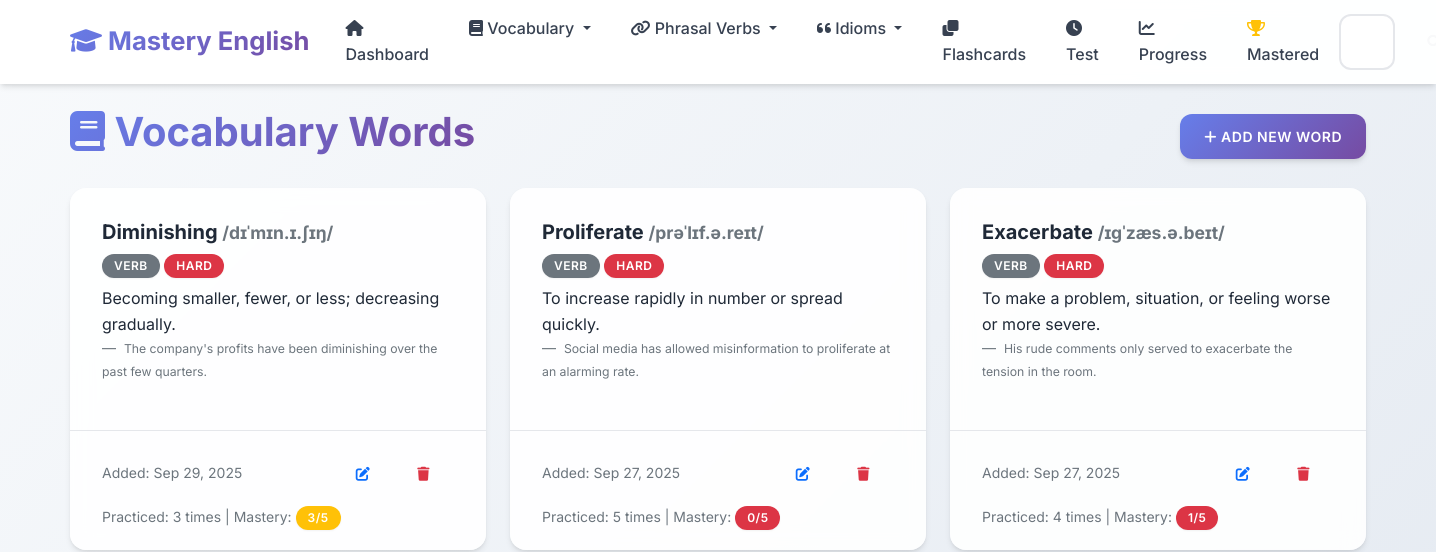
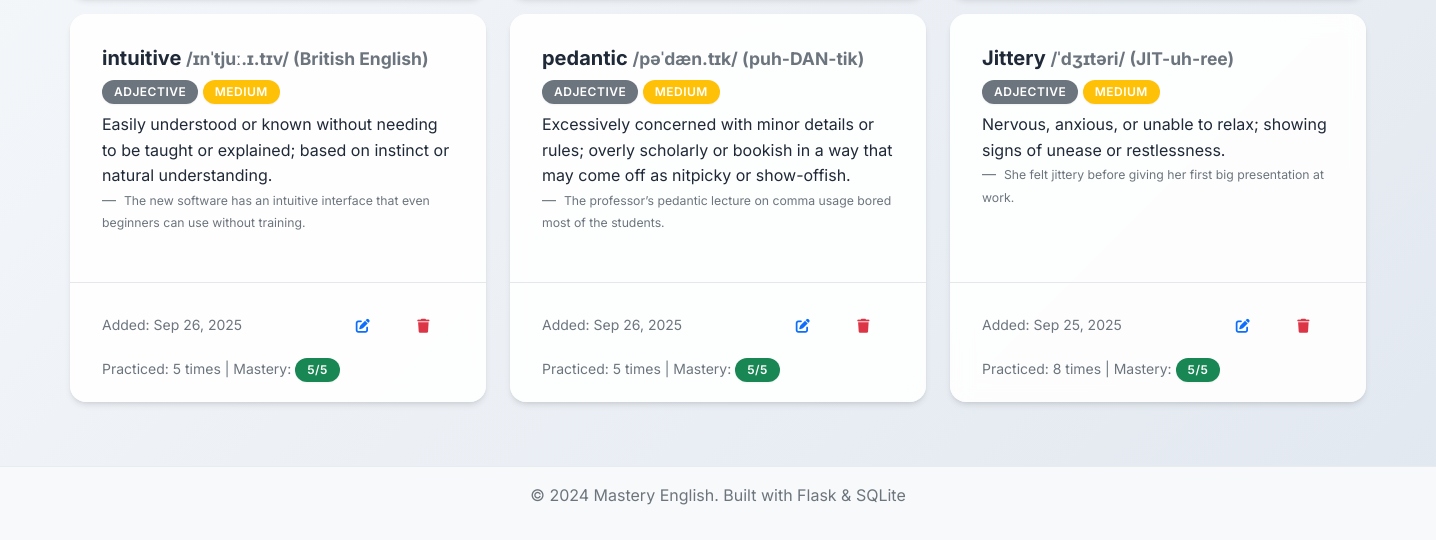
Page /vocabulary on the earlier database version (2 pictures, top to bottom).
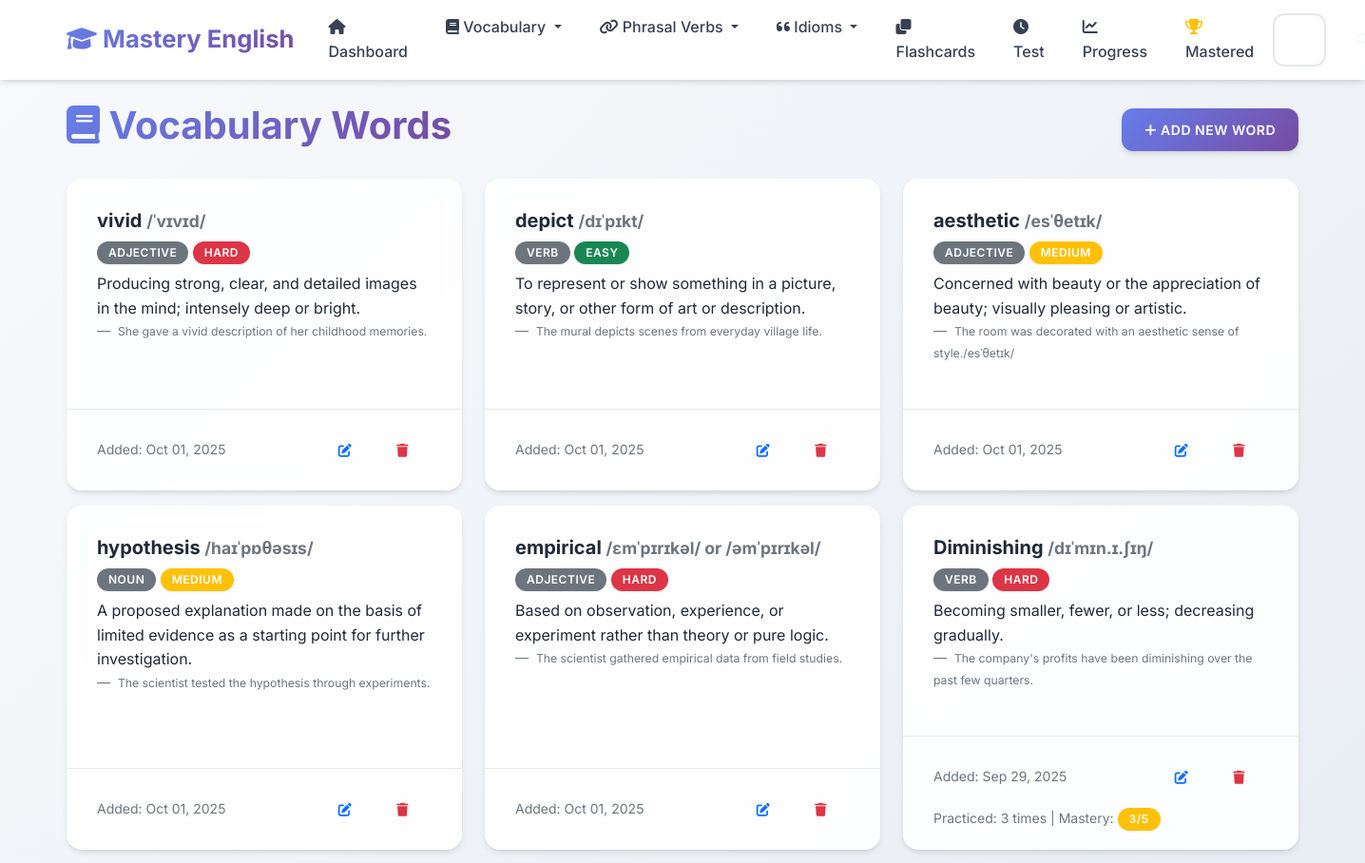
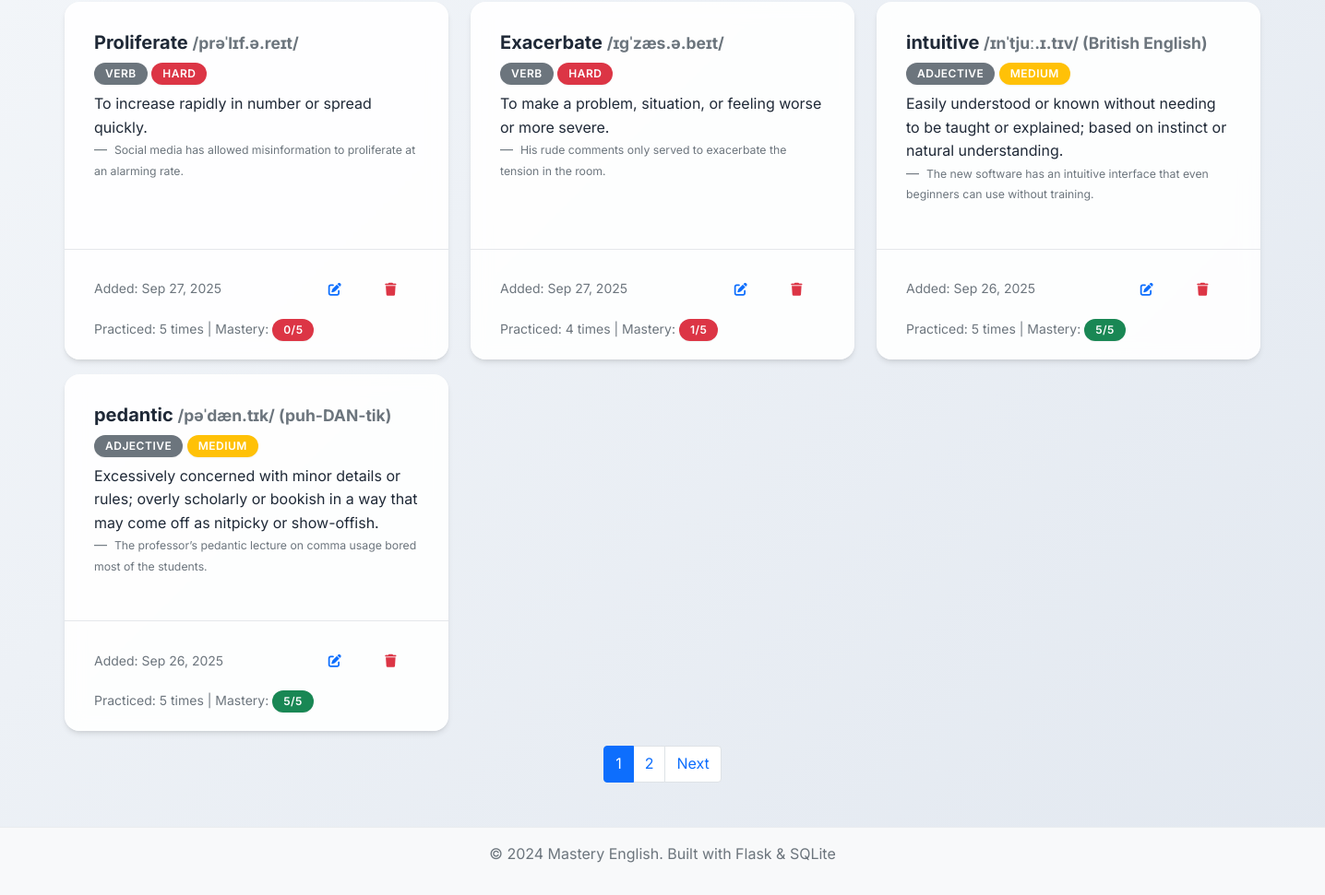
Same page on the later database version (2 pictures, top to bottom).
### app.py (models this page shows, shortened)
class VocabularyWord(db.Model):
    __tablename__ = 'vocabulary_words'
    id = db.Column(db.Integer, primary_key=True)
    word = db.Column(db.String(100), nullable=False)
    definition = db.Column(db.Text, nullable=False)
    example_sentence = db.Column(db.Text)
    pronunciation = db.Column(db.String(100))
    part_of_speech = db.Column(db.String(50))
    difficulty_level = db.Column(db.String(20), default='medium')
    date_added = db.Column(db.DateTime, default=datetime.utcnow)
    times_practiced = db.Column(db.Integer, default=0)
    last_practiced = db.Column(db.DateTime)
    mastery_level = db.Column(db.Integer, default=0)

### app.py (the view)
@app.route('/vocabulary')
def vocabulary_list():
    page = request.args.get('page', 1, type=int)
    words = VocabularyWord.query.order_by(VocabularyWord.date_added.desc()).paginate(
        page=page, per_page=10, error_out=False)
    return render_template('vocabulary_list.html', words=words)

### templates/vocabulary_list.html (shortened to what this page needs)
{% extends "base.html" %}
{% block content %}
<div class="row">
    <div class="col-12">
        <div class="d-flex justify-content-between align-items-center mb-4">
            <h1>
                <i class="fas fa-book"></i> Vocabulary Words
            </h1>
            <a href="{{ url_for('add_vocabulary') }}" class="btn btn-primary">
                <i class="fas fa-plus"></i> Add New Word
            </a>
        </div>
    </div>
</div>
{% if words.items %}
    <div class="row">
        {% for word in words.items %}
            <div class="col-md-6 col-lg-4 mb-3">
                <div class="card h-100">
                    <div class="card-body">
                        <h5 class="card-title">
                            {{ word.word }}
                            {% if word.pronunciation %}
                                <small class="text-muted">{{ word.pronunciation }}</small>
                            {% endif %}
                        </h5>
                        {% if word.part_of_speech %}
                            <span class="badge bg-secondary mb-2">{{ word.part_of_speech }}</span>
                        {% endif %}
                        <span class="badge bg-{% if word.difficulty_level == 'easy' %}success{% elif word.difficulty_level == 'hard' %}danger{% else %}warning{% endif %} mb-2">
                            {{ word.difficulty_level.title() }}
                        </span>
                        <p class="card-text">{{ word.definition }}</p>
                        {% if word.example_sentence %}
                            <blockquote class="blockquote-footer">
                                <small>{{ word.example_sentence }}</small>
                            </blockquote>
                        {% endif %}
                    </div>
                    <div class="card-footer bg-transparent">
                        <div class="d-flex justify-content-between align-items-center">
                            <small class="text-muted">
                                Added: {{ word.date_added.strftime('%b %d, %Y') }}
                            </small>
                            <div class="btn-group" role="group">
                                <a href="{{ url_for('edit_vocabulary', id=word.id) }}" class="btn btn-sm btn-outline-primary">
                                    <i class="fas fa-edit"></i>
                                </a>
                                <button type="button" class="btn btn-sm btn-outline-danger" onclick="confirmDelete('{{ word.word }}', '{{ url_for('delete_vocabulary', id=word.id) }}')">
                                    <i class="fas fa-trash"></i>
                                </button>
                            </div>
                        </div>
                        {% if word.times_practiced > 0 %}
                            <div class="mt-2">
                                <small class="text-muted">
                                    Practiced: {{ word.times_practiced }} times
                                    | Mastery:
                                    <span class="badge bg-{% if word.mastery_level >= 4 %}success{% elif word.mastery_level >= 2 %}warning{% else %}danger{% endif %}">
                                        {{ word.mastery_level }}/5
                                    </span>
                                </small>
                            </div>
                        {% endif %}
                    </div>
                </div>
            </div>
        {% endfor %}
    </div>
    {% if words.pages > 1 %}
        <nav aria-label="Page navigation">
            <ul class="pagination justify-content-center">
                {% for page_num in words.iter_pages() %}
                    {% if page_num %}
                        {% if page_num != words.page %}
                            <li class="page-item">
                                <a class="page-link" href="{{ url_for('vocabulary_list', page=page_num) }}">{{ page_num }}</a>
                            </li>
                        {% else %}
                            <li class="page-item active">
                                <span class="page-link">{{ page_num }}</span>
                            </li>
                        {% endif %}
                    {% else %}
                        <li class="page-item disabled">
                            <span class="page-link">...</span>
                        </li>
                    {% endif %}
                {% endfor %}
                {% if words.has_next %}
                    <li class="page-item">
                        <a class="page-link" href="{{ url_for('vocabulary_list', page=words.next_num) }}">Next</a>
                    </li>
                {% endif %}
            </ul>
        </nav>
    {% endif %}
{% endif %}
{% endblock %}

### templates/base.html (shortened to what this page needs)
<!DOCTYPE html>
<html lang="en">
<head>
    <link href="https://cdn.jsdelivr.net/npm/bootstrap@5.1.3/dist/css/bootstrap.min.css" rel="stylesheet">
    <link href="https://cdnjs.cloudflare.com/ajax/libs/font-awesome/6.0.0/css/all.min.css" rel="stylesheet">
    <link href="{{ url_for('static', filename='css/style.css') }}" rel="stylesheet">
</head>
<body>
    <nav class="navbar navbar-expand-lg navbar-light">
        <div class="container">
            <a class="navbar-brand" href="{{ url_for('index') }}">
                <i class="fas fa-graduation-cap"></i> Mastery English
            </a>
            <div class="collapse navbar-collapse" id="navbarNav">
                <ul class="navbar-nav me-auto">
                    <li class="nav-item">
                        <a class="nav-link" href="{{ url_for('index') }}">
                            <i class="fas fa-home"></i> Dashboard
                        </a>
                    </li>
                    <li class="nav-item dropdown">
                        <a class="nav-link dropdown-toggle" href="#" id="vocabDropdown" role="button" data-bs-toggle="dropdown">
                            <i class="fas fa-book"></i> Vocabulary
                        </a>
                    </li>
                    <li class="nav-item dropdown">
                        <a class="nav-link dropdown-toggle" href="#" id="phrasalDropdown" role="button" data-bs-toggle="dropdown">
                            <i class="fas fa-link"></i> Phrasal Verbs
                        </a>
                    </li>
                    <li class="nav-item dropdown">
                        <a class="nav-link dropdown-toggle" href="#" id="idiomsDropdown" role="button" data-bs-toggle="dropdown">
                            <i class="fas fa-quote-left"></i> Idioms
                        </a>
                    </li>
                    <li class="nav-item">
                        <a class="nav-link" href="{{ url_for('flashcards_menu') }}">
                            <i class="fas fa-clone"></i> Flashcards
                        </a>
                    </li>
                    <li class="nav-item">
                        <a class="nav-link" href="{{ url_for('test') }}">
                            <i class="fas fa-clock"></i> Test
                        </a>
                    </li>
                    <li class="nav-item">
                        <a class="nav-link" href="{{ url_for('progress') }}">
                            <i class="fas fa-chart-line"></i> Progress
                        </a>
                    </li>
                    <li class="nav-item">
                        <a class="nav-link" href="{{ url_for('mastered_words') }}">
                            <i class="fas fa-trophy text-warning"></i> Mastered
                        </a>
                    </li>
                </ul>
                <div class="d-flex">
                    <form class="d-flex" method="GET" action="{{ url_for('search') }}">
                        <input class="form-control me-2" type="search" name="q" placeholder="Search..." aria-label="Search">
                        <button class="btn btn-outline-light" type="submit">
                            <i class="fas fa-search"></i>
                        </button>
                    </form>
                </div>
            </div>
        </div>
    </nav>
    <main class="container mt-4">
        {% block content %}{% endblock %}
    </main>
    <footer class="bg-light text-center text-muted py-3 mt-5">
        <div class="container">
            <p>&copy; 2024 Mastery English. Built with Flask & SQLite</p>
        </div>
    </footer>
</body>
</html>

### static/css/style.css (style rules this page uses)
:root { --primary-color: #6366f1; --primary-dark: #4f46e5; --primary-light: #8b5cf6; --success-color: #10b981; --success-dark: #059669; --info-color: #06b6d4; --info-dark: #0891b2; --warning-color: #f59e0b; --warning-dark: #d97706; --danger-color: #ef4444; --danger-dark: #dc2626; --light-color: #f8fafc; --dark-color: #1e293b; --gray-50: #f9fafb; --gray-100: #f3f4f6; --gray-200: #e5e7eb; --gray-300: #d1d5db; --gray-400: #9ca3af; --gray-500: #6b7280; --gray-600: #4b5563; --gray-700: #374151; --gray-800: #1f2937; --gray-900: #111827; --gradient-primary: linear-gradient(135deg, #667eea 0%, #764ba2 100%); --gradient-success: linear-gradient(135deg, #11998e 0%, #38ef7d 100%); --gradient-info: linear-gradient(135deg, #667db6 0%, #0082c8 100%); --gradient-warning: linear-gradient(135deg, #f093fb 0%, #f5576c 100%); --gradient-hero: linear-gradient(135deg, #667eea 0%, #764ba2 50%, #f093fb 100%); --shadow-sm: 0 1px 2px 0 rgba(0, 0, 0, 0.05); --shadow: 0 4px 6px -1px rgba(0, 0, 0, 0.1), 0 2px 4px -1px rgba(0, 0, 0, 0.06); --shadow-md: 0 10px 15px -3px rgba(0, 0, 0, 0.1), 0 4px 6px -2px rgba(0, 0, 0, 0.05); --shadow-lg: 0 20px 25px -5px rgba(0, 0, 0, 0.1), 0 10px 10px -5px rgba(0, 0, 0, 0.04); --shadow-xl: 0 25px 50px -12px rgba(0, 0, 0, 0.25); }
body { font-family: 'Inter', 'Segoe UI', -apple-system, BlinkMacSystemFont, sans-serif; background: linear-gradient(135deg, #f8fafc 0%, #e2e8f0 100%); min-height: 100vh; line-height: 1.6; color: var(--gray-800); }
.navbar { background: rgba(255, 255, 255, 0.95) !important; backdrop-filter: blur(10px); border-bottom: 1px solid rgba(255, 255, 255, 0.2); box-shadow: var(--shadow); }
.navbar-brand { font-weight: 700; font-size: 1.6rem; background: var(--gradient-primary); -webkit-background-clip: text; -webkit-text-fill-color: transparent; background-clip: text; transition: all 0.3s ease; }
.navbar-nav .nav-link { font-weight: 500; color: var(--gray-700) !important; border-radius: 8px; margin: 0 4px; padding: 8px 16px !important; transition: all 0.3s ease; }
.card { border: none; border-radius: 16px; background: rgba(255, 255, 255, 0.9); backdrop-filter: blur(10px); box-shadow: var(--shadow); transition: all 0.4s cubic-bezier(0.4, 0, 0.2, 1); position: relative; overflow: hidden; }
.card::before { content: ''; position: absolute; top: 0; left: 0; width: 100%; height: 2px; background: var(--gradient-primary); transform: scaleX(0); transition: transform 0.3s ease; }
.card-body { padding: 2rem; }
.card-footer { background: rgba(248, 250, 252, 0.8); border-top: 1px solid var(--gray-200); border-radius: 0 0 16px 16px; padding: 1.25rem 2rem; }
.badge { font-size: 0.7rem; border-radius: 12px; padding: 0.4em 0.8em; }
.btn { border-radius: 12px; font-weight: 600; padding: 0.75rem 1.5rem; text-transform: uppercase; letter-spacing: 0.5px; font-size: 0.875rem; transition: all 0.3s cubic-bezier(0.4, 0, 0.2, 1); position: relative; overflow: hidden; border: none; }
.btn::before { content: ''; position: absolute; top: 0; left: -100%; width: 100%; height: 100%; background: linear-gradient(90deg, transparent, rgba(255,255,255,0.2), transparent); transition: left 0.5s; }
.btn-primary { background: var(--gradient-primary); box-shadow: var(--shadow); }
.btn-group .btn { border-radius: 6px; }
.form-control, .form-select { border-radius: 12px; border: 2px solid var(--gray-200); padding: 0.875rem 1.25rem; font-size: 1rem; font-weight: 500; background: rgba(255, 255, 255, 0.8); backdrop-filter: blur(10px); transition: all 0.3s cubic-bezier(0.4, 0, 0.2, 1); }
h1, h2, h3, h4, h5, h6 { font-weight: 700; color: var(--gray-800); }
h1 { background: var(--gradient-primary); -webkit-background-clip: text; -webkit-text-fill-color: transparent; background-clip: text; }
.badge { font-size: 0.75rem; border-radius: 20px; padding: 0.5em 1em; font-weight: 600; text-transform: uppercase; letter-spacing: 0.5px; box-shadow: var(--shadow-sm); }
.fa, .fas, .far { transition: all 0.3s ease; }
footer { margin-top: auto; border-top: 1px solid #e9ecef; }
.container { animation: fadeInUp 0.6s ease-out; }

Differences in the rows shown:
no longer on this page (row unchanged): VocabularyWord: word "Jittery", pronunciation "/ˈdʒɪtəri/ (JIT-uh-ree)", part_of_speech "ADJECTIVE", difficulty_level "MEDIUM", definition "Nervous, anxious, or unable to relax; showing signs of unease or restlessness.", example_sentence "She felt jittery before giving her first big presentation at work.", date_added "Sep 25, 2025", times_practiced "8", mastery_level "5"
added VocabularyWord: word "vivid", pronunciation "/ˈvɪvɪd/", part_of_speech "ADJECTIVE", difficulty_level "HARD", definition "Producing strong, clear, and detailed images in the mind; intensely deep or bright.", example_sentence "She gave a vivid description of her childhood memories.", date_added "Oct 01, 2025"
added VocabularyWord: word "depict", pronunciation "/dɪˈpɪkt/", part_of_speech "VERB", difficulty_level "EASY", definition "To represent or show something in a picture, story, or other form of art or description.", example_sentence "The mural depicts scenes from everyday village life.", date_added "Oct 01, 2025"
added VocabularyWord: word "aesthetic", pronunciation "/esˈθetɪk/", part_of_speech "ADJECTIVE", difficulty_level "MEDIUM", definition "Concerned with beauty or the appreciation of beauty; visually pleasing or artistic.", example_sentence "The room was decorated with an aesthetic sense of style./esˈθetɪk/", date_added "Oct 01, 2025"
added VocabularyWord: word "hypothesis", pronunciation "/haɪˈpɒθəsɪs/", part_of_speech "NOUN", difficulty_level "MEDIUM", definition "A proposed explanation made on the basis of limited evidence as a starting point for further investigation.", example_sentence "The scientist tested the hypothesis through experiments.", date_added "Oct 01, 2025"
added VocabularyWord: word "empirical", pronunciation "/ɛmˈpɪrɪkəl/ or /əmˈpɪrɪkəl/", part_of_speech "ADJECTIVE", difficulty_level "HARD", definition "Based on observation, experience, or experiment rather than theory or pure logic.", example_sentence "The scientist gathered empirical data from field studies.", date_added "Oct 01, 2025"
Other differences:
new list line: "1"
new list line: "2"
text now shown: "Next"
